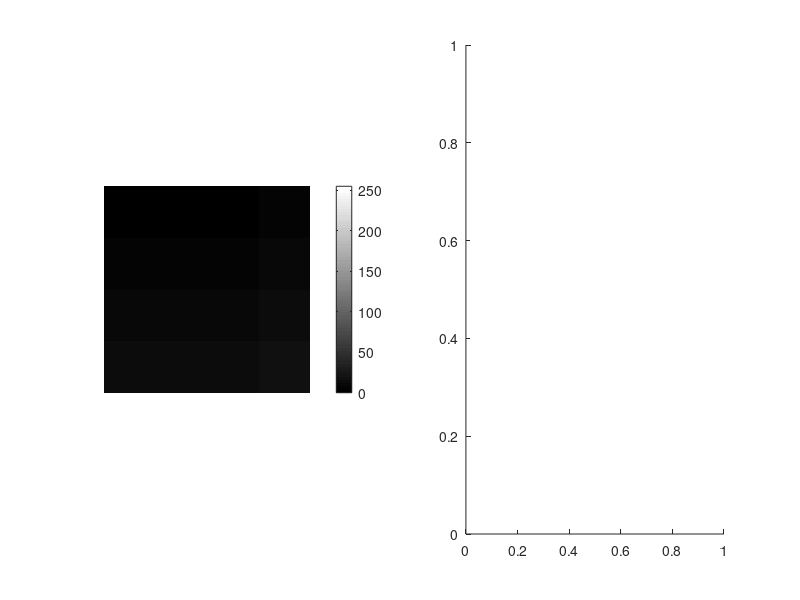

This figure's MATLAB source: (Note: this script raises an error after producing the figure.)

C = 10;
B = -10;
x = [1 2 3 4; 5 6 7 8; 9 10 11 12; 13 14 15 16];
x_uint16 = uint16(x);

I = C.*x + B;
I_double = double(I);
I_double_shifted = I_double - min(min(I_double));
I_double_norm_2 = I_double_shifted.*(255/max(max(I_double_shifted)));

% I_norm_255_3 = I_double.*(255/max(max(I_double)));
% 
% 255.*(I_double-min(min(I_double)))/(max(max(I_double))-min(min(I_double)))

figure
subplot(1,2,1)
hold on
imshow(x,[0 255])
colorbar('eastoutside')
hold off
subplot(1,2,2)
hold on
imshow(I_double_norm, [0 255])
colorbar('eastoutside')
hold off